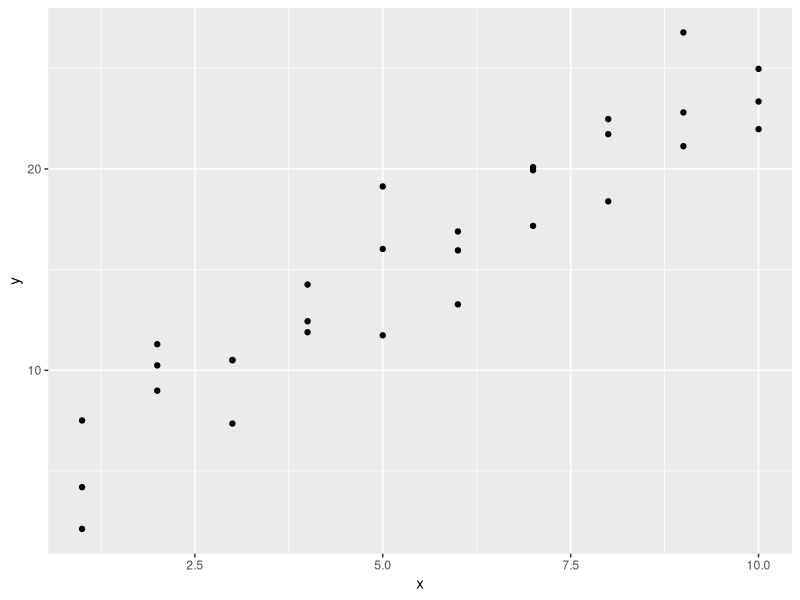
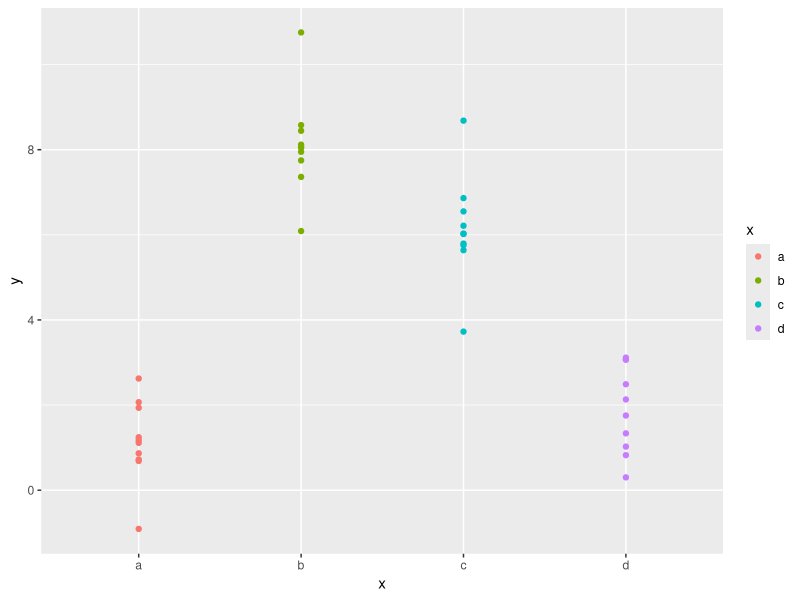
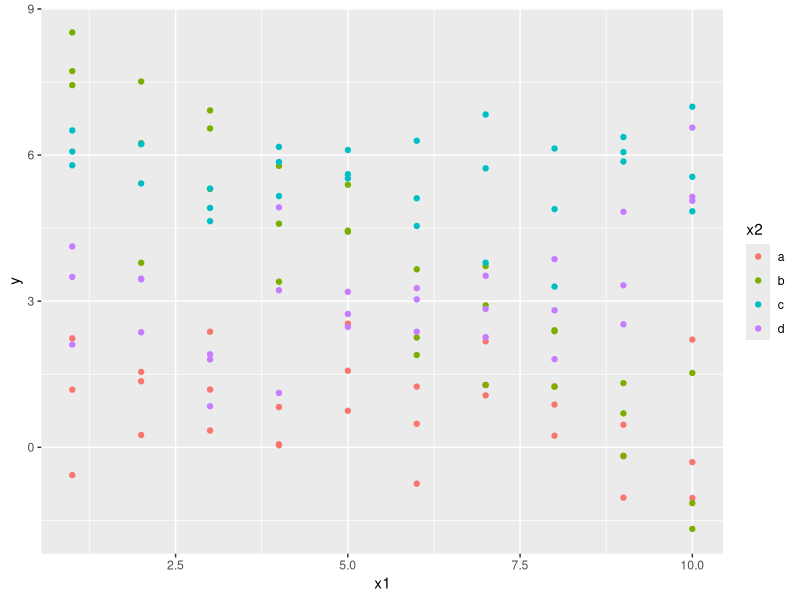
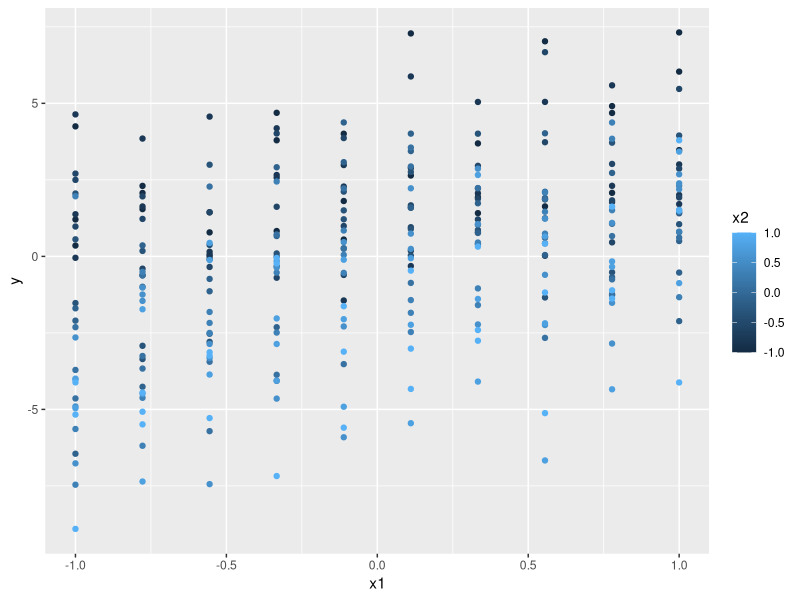
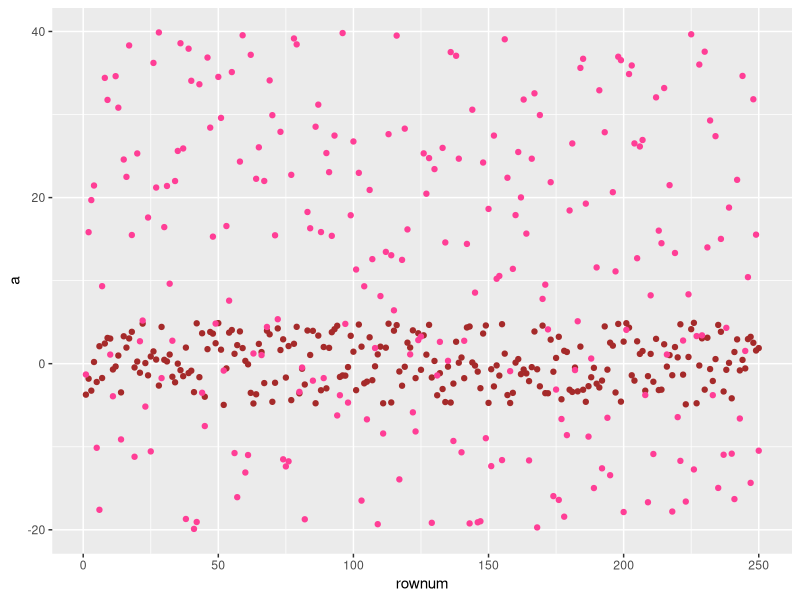
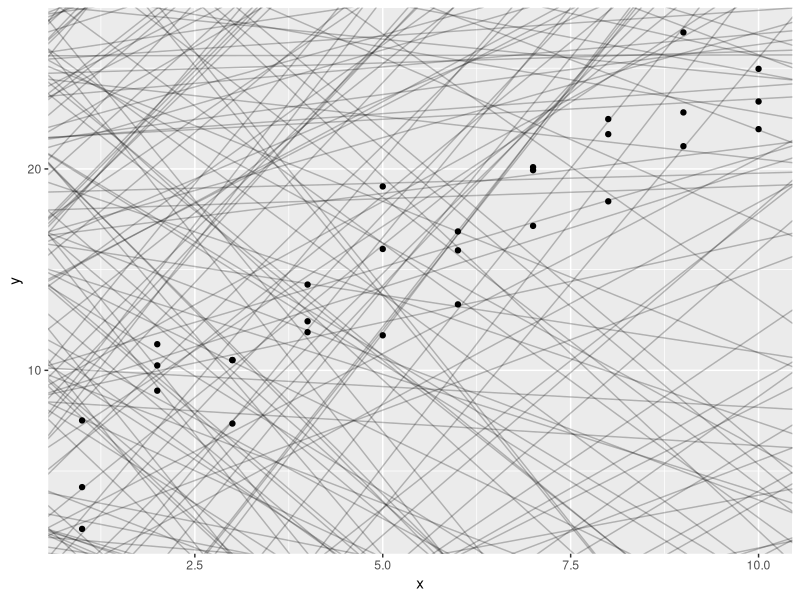
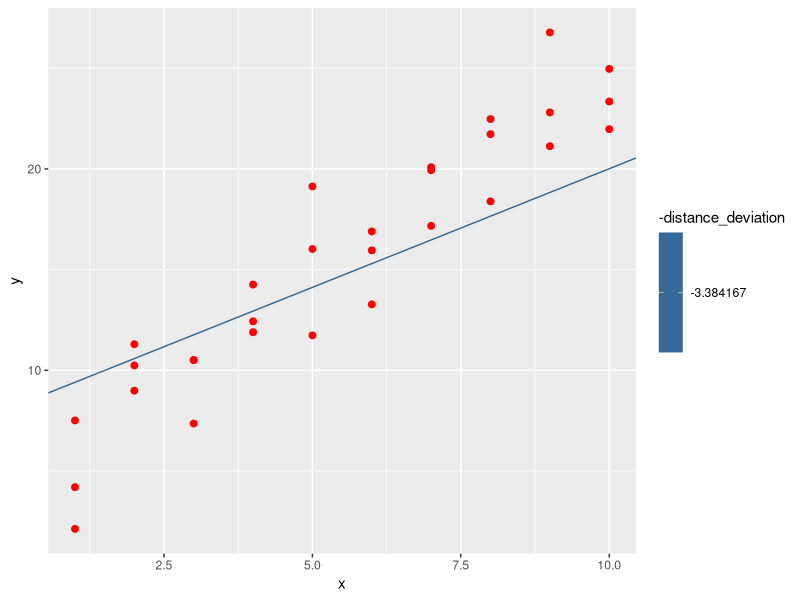
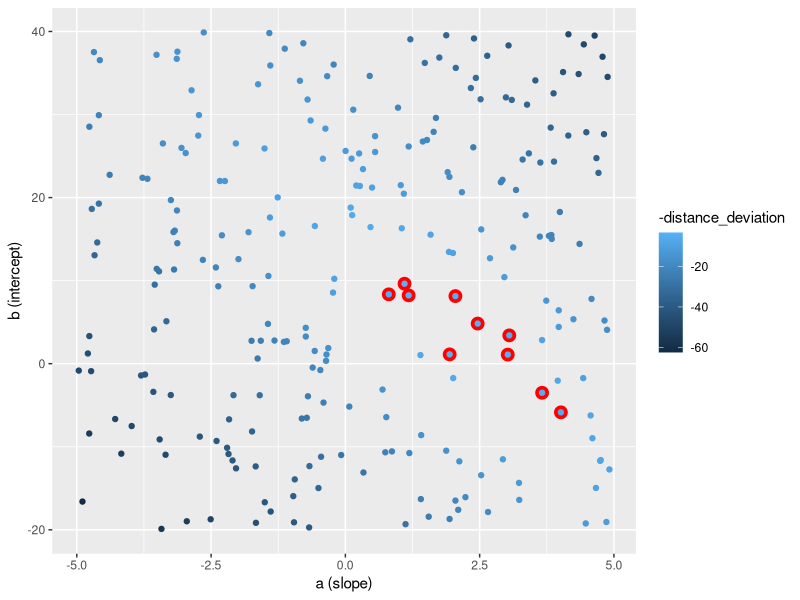

Reproduce these figures in R, in order.
## ---- chunk 1
knitr::opts_chunk$set(echo = TRUE)
library("ggplot2")
library("modelr")
library("purrr")
library(tibble)
library(dplyr)
## ---- chunk 2
sim1 %>%
  ggplot() +
  geom_point(aes(x, y))
## ---- chunk 3
ggplot(sim2) +
  geom_point(aes(x, y, color = x))
## ---- chunk 4
ggplot(sim3) +
  geom_point(aes(x1, y, color = x2))
## ---- chunk 5
ggplot(sim4) +
  geom_point(aes(x1, y, color = x2))
## ---- chunk 6
(random_models <- tibble(
  a = runif(250, -5, 5),
  b = runif(250, -20, 40)
))
cat(
  "Generated Points Pairs:",
  "\nlength(random_models$a):",
  length(random_models$a),
  "\nlength(random_models$b):",
  length(random_models$b)
)
random_models %>%
  mutate(rownum = row_number()) %>%
  ggplot() + geom_point(aes(rownum, a), color = "brown") +
  geom_point(aes(rownum, b), color = "violetred1")
# Plot the models as slop-intercept form lines
ggplot(sim1) +
  geom_abline(data = random_models, mapping = aes(intercept = b, slope = a), alpha = 1/4) +
  geom_point(aes(x, y))
## ---- chunk 7
abline_model<- function(mod, data) {
  data$x * mod[1] + mod[2]
}
distance_deviation <- function(mod, data) {
  diff <- data$y - abline_model(mod, data)
  sqrt(mean(diff ^ 2))
}
(
  measured_dist <- random_models %>%
    mutate(distance_deviation = map2_dbl(a, b, function(a, b) {
      distance_deviation(c(a, b), sim1)
    })) %>%
    arrange(distance_deviation)
)
ggplot(sim1) +
  geom_point(size = 2, color = "red", mapping = aes(x, y)) +
  # Overlay the best model onto the data
  geom_abline(
    data = filter(measured_dist, rank(distance_deviation) <= 1),
    aes(intercept = b, slope = a, colour = -distance_deviation)
  )
## ---- chunk 8
ggplot(measured_dist, aes(a, b)) +
  geom_point(data = filter(measured_dist, rank(distance_deviation) <= 10), color = "red", size = 4) +
  geom_point(aes(color = -distance_deviation)) +
  xlab("a (slope)") + ylab("b (intercept)")
## ---- chunk 9
(grid_models <- expand.grid(
  a = seq(1, 3, length = 25),
  b = seq(-5, 20, length = 25)
)) %>%
  ggplot(aes(a, b)) + geom_point() +
  xlab("a (slope)") + ylab("b (intercept)")
# Search the best 10 models in the generated evenly spaced grid of points
(measured_dist <- grid_models %>%
  mutate(distance_deviation = map2_dbl(a, b, function(a, b) {
    distance_deviation(c(a, b), sim1)
  }))) %>%
  ggplot() +
  geom_point(
    data = filter(measured_dist, rank(distance_deviation) < 10 ), 
    mapping = aes(a, b), color = "red", size = 4
  ) +
  geom_point(data = measured_dist, aes(a, b, color = -distance_deviation)) +
  xlab("a (slope)") + ylab("b (intercept)")
## ---- chunk 10
ggplot(sim1, aes(x, y)) +
  geom_abline(
    data = filter(measured_dist, rank(distance_deviation) < 9),
    mapping = aes(slope = a, intercept = b, color = factor(distance_deviation))
  ) +
  geom_point(color = "grey30")
## ---- chunk 11
(optimized_model <- optim(
  c(0, 0),
  fn = distance_deviation,
  data = sim1
))
# Visualize this model onto original data
ggplot() +
  geom_abline(
    slope = optimized_model$par[1],
    intercept = optimized_model$par[2],
    color = "red"
  ) +
  geom_point(data = sim1, mapping = aes(x, y), color = "grey30")
## ---- chunk 12
ggplot(sim1, aes(x)) +
  geom_line(
    data = data_grid(sim1, x) %>%
      mutate(
        pred = optimized_model$par[1] * x + optimized_model$par[2]
      ),
    mapping = aes(y = pred),
    color = "red", size = 1
  ) +
  geom_point(aes(y = y), color = "grey30")
## ---- chunk 13
sim1 %>%
  mutate(
    pred = optimized_model$par[1] * x + optimized_model$par[2],
    resid = y - pred
  )
## ---- chunk 14
linear_model = lm(y ~ x, data = sim1)
# Extract Model Coefficients
coefficients(linear_model) # short as: coef(linear_model)
cat(
  "Extract Intercept:",
  coef(linear_model)[[1]],
  "\nExtract Slope: ",
  coef(linear_model)[[2]]
)
## ---- chunk 15
sim1 %>%
  data_grid(x) %>%
  add_predictions(model = linear_model) %>%
  ggplot(aes(x, pred)) +
  geom_line(color = "red", size = 1) +
  geom_point(data = sim1, mapping = aes(x, y))
## ---- chunk 16
sim1 %>%
  add_residuals(linear_model) %>%
  ggplot() + geom_freqpoly(aes(x = resid), bins = 30)
## ---- chunk 17
sim1 %>%
  add_residuals(linear_model) %>%
  ggplot() +
  geom_ref_line(h = 0) +
  geom_point(aes(x, resid))
## ---- chunk 18
set.seed(10)
n <- 500
sigma <- 2
dummy_data <- tibble(
  category_i = c(rep("category_1", n), rep("category_2", n), rep("category_3", n)),
  j = c(1:n, 1:n, 1:n),
  # Set the means of 8, 9.5 and 11 to each category
  y = c(4 + sigma * rnorm(n), 7.5 + sigma * rnorm(n), 11 + sigma * rnorm(n))
)
dummy_data %>%
  ggplot() + geom_ref_line(v = c(4, 7.5, 11)) +
  geom_histogram(
    # identity position is underlied here, instead of default stack positioning
    aes(x = y, fill = category_i), position = "identity", binwidth = 0.5, alpha = 1/3
  )
dummy_data %>%
  ggplot() + geom_point(
    aes(j, y, color = category_i)
  )
# View this dataset in Matrix:
dummy_data %>%
  tidyr::spread(key = category_i, value = y)
## ---- chunk 19
summary(
  lm(y ~ category_i, data = dummy_data)
)
## ---- chunk 20
summary(categorical_lm <- lm(y ~ x, data = sim2))
# Calculate the Root Mean Squared Error(RMSE)
RMSE <- sqrt(sum(residuals(categorical_lm) ^ 2) / df.residual(categorical_lm))
cat("RMSE: ", 
    RMSE = RMSE
)
(categorical_pred_summary <- sim2 %>%
  data_grid(x) %>%
  add_predictions(categorical_lm))
sim2 %>%
  data_grid(x) %>%
  add_predictions(categorical_lm) %>%
  ggplot() +
  geom_point(data = sim2, mapping = aes(x, y, color = x)) +
  # Visualize the coefficients of lm modeling
  geom_ref_line(
    h = coef(categorical_lm)[["(Intercept)"]],
    colour = "olivedrab2"
  ) +
  geom_ref_line(
    h = coef(categorical_lm)[["(Intercept)"]] + coef(categorical_lm)[["xb"]],
    colour = "olivedrab2"
  ) +
  geom_ref_line(
    h = coef(categorical_lm)[["(Intercept)"]] + coef(categorical_lm)[["xc"]],
    colour = "olivedrab2"
  ) +
  geom_ref_line(
    h = coef(categorical_lm)[["(Intercept)"]] + coef(categorical_lm)[["xd"]],
    colour = "olivedrab2"
  ) +
  geom_crossbar(aes(
    x, pred, ymin = pred - RMSE, ymax = pred + RMSE
  ), data = categorical_pred_summary, width = 0.2)
## ---- chunk 21
(gathered_model <- sim3 %>%
  data_grid(x1, x2) %>%
  gather_predictions(
    lm(y ~ x1 + x2, sim3),
    lm(y ~ x1 * x2, sim3),
    lm(y ~ x1 + x2 + x1 * x2, sim3)
  ))
ggplot(sim3) +
  geom_point(aes(x1, y, color = x2)) +
  geom_line(
    data = gathered_model, 
    aes(x1, pred, color = x2
        # group = paste(x2, model)
    )
  ) +
  facet_wrap(~ model)
sim3 %>%
  gather_residuals(
    lm(y ~ x1 + x2, sim3),
    lm(y ~ x1 * x2, sim3)
  ) %>%
  ggplot() +
  geom_point(aes(x1, resid, color = x2)) +
  facet_grid(model ~ x2)
## ---- chunk 22
(predicts <- sim4 %>%
  data_grid(
    # Generates a 5 x 5 = 25 entries encountered table
    x1 = seq_range(x1, 5),
    x2 = seq_range(x2, 5)
  ) %>%
  gather_predictions(
    lm(y ~ x1 + x2, data = sim4),
    lm(y ~ x1 * x2, data = sim4)
    # lm(y ~ x1 * x2, data = sim4, pretty = TRUE)
  ))
# Visualize the two predictions as 3d surfaces
ggplot(predicts) + geom_tile(aes(x = x1, y = x2, fill = pred)) +
  facet_wrap(~ model)
# Visualize the the surfaces in multile slices
ggplot(predicts) +
  geom_line(aes(x = x1, y = pred, color = x2, group = x2)) +
  facet_wrap(~ model)
# Visualize the the surfaces in multile slices
ggplot(predicts) +
  geom_line(aes(x = x2, y = pred, color = x1, group = x1)) +
  facet_wrap(~ model)
